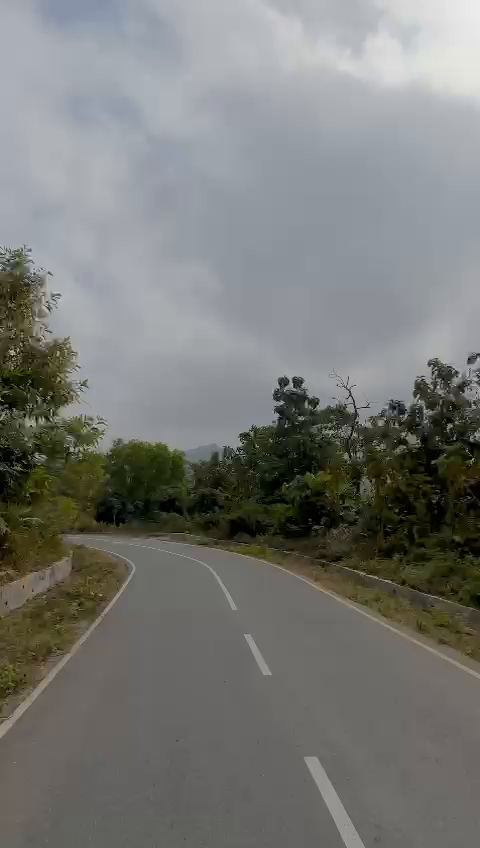
#> input picture frame 120 of latest.mp4, 480 x 848 px, given in place of xyz.mp4, which was not available
$ jupyter execute 'Main Code.ipynb'   (older library calls are emulated)   (text cells are left out)
#> lines starting #> are read from the running program, lines starting #| are printed output that depends on the picture; after the words box and inside, x2 and y2 are one past the last pixel; in counts of white or black regions, pixels touching at a corner belong together; pictures that were not available may be replaced by others from this repository, and a replacement may not be noted
### utlis.py
import cv2
import numpy as np

def thresholding(img):
    imgHsv=cv2.cvtColor(img,cv2.COLOR_BGR2HSV)
    lowergray=np.array([0,0,110])
    uppergray=np.array([29,61,210])
    maskwhite=cv2.inRange(imgHsv,lowergray,uppergray)
    return maskwhite

def warpimg(img,points,w,h,inv=False):
    pts1=np.float32(points)
    pts2=np.float32([[0,0],[w,0],[0,h],[w,h]])
    if inv:
        matrix=cv2.getPerspectiveTransform(pts2,pts1)
    else:
        matrix=cv2.getPerspectiveTransform(pts1,pts2)
    imgwarp=cv2.warpPerspective(img,matrix,(w,h))
    return imgwarp

def nothing(a):
    pass

def initializeTrackbars(initialTracebarVals,wT=480,hT=240):
    cv2.namedWindow("Trackbars")
    cv2.resizeWindow("Trackbars",360,240)
    cv2.createTrackbar("Width Top","Trackbars",initialTracebarVals[0],wT//2,nothing)
    cv2.createTrackbar("Height Top","Trackbars",initialTracebarVals[1],hT,nothing)
    cv2.createTrackbar("Width Bottom","Trackbars",initialTracebarVals[2],wT//2,nothing)
    cv2.createTrackbar("Height Bottom","Trackbars",initialTracebarVals[3],hT,nothing)

def valTrackbars(wT=480,hT=240):
    widthTop=cv2.getTrackbarPos("Width Top","Trackbars")
    heightTop=cv2.getTrackbarPos("Height Top","Trackbars")
    widthBottom=cv2.getTrackbarPos("Width Bottom","Trackbars")
    heightBottom=cv2.getTrackbarPos("Height Bottom","Trackbars")
    points=np.float32([(widthTop,heightTop),(wT-widthTop,heightTop),(widthBottom,heightBottom),(wT-widthBottom,heightBottom)])
    return points

def drawPoints(img,points):
    for x in range(4):
        cv2.circle(img,(int(points[x][0]),int(points[x][1])),15,(0,0,255),cv2.FILLED)
    return img

def getHistogram(img,minPer=0.1,display=False,region=1):
    if region==1:
        histValues=np.sum(img,axis=0)
    else:
                histValues=np.sum(img[img.shape[0]//region:,:],axis=0)

    maxValue=np.max(histValues)
    minValue=minPer*maxValue
    indexArray=np.where(histValues>=minValue)
    basepoint=int(np.average(indexArray))
    if display:
        imghist=np.zeros((img.shape[0],img.shape[1],3),np.uint8)
        for x,intensity in enumerate(histValues):
            cv2.line(imghist,(x,img.shape[0]),(x,img.shape[0]-intensity//255//region),(255,0,255),1)
            cv2.circle(imghist,(basepoint,img.shape[0]),20,(0,255,255),cv2.FILLED)
        return basepoint,imghist

    return basepoint

# [30 lines left out: function stackImages, not called in this run]

### Main Code.ipynb
[cell 1]
import cv2
import numpy as np
import utlis
from scipy.misc import ascent

curveList = []
avgVal = 10

def getLaneCurve(img, display=2):
    imgcopy = img.copy()
    imgResult = img.copy()
    ###step1

    imgThres = utlis.thresholding(img)
    ###step2
    hT, wT, c = img.shape
    points = utlis.valTrackbars()
    imgwarp = utlis.warpimg(imgThres, points, wT, hT)
    imgwarppoints = utlis.drawPoints(imgcopy, points)
    ###step 3
    middlepoint, imghist = utlis.getHistogram(imgwarp, display=True, minPer=0.5, region=4)
    curveAveragepoint, imghist = utlis.getHistogram(imgwarp, display=True, minPer=0.9)
    curveRaw = curveAveragepoint - middlepoint
    ###Step 4
    curveList.append(curveRaw)
    if len(curveList) > avgVal:
        curveList.pop(0)
    curve = int(sum(curveList) / len(curveList))
    ###step 5
    if display != 0:
       imgInvWarp = utlis.warpimg(imgwarp, points, wT, hT, inv=True)
       imgInvWarp = cv2.cvtColor(imgInvWarp, cv2.COLOR_GRAY2BGR)
       imgInvWarp[0:hT//3, 0:wT] = 0, 0, 0
       imgLaneColor = np.zeros_like(img)
       imgLaneColor[:] = 0, 255, 0
       imgLaneColor = cv2.bitwise_and(imgInvWarp, imgLaneColor)
       imgResult = cv2.addWeighted(imgResult, 1, imgLaneColor, 1, 0)
       midY = 450
       cv2.putText(imgResult, str(curve), (wT//2-80, 85), cv2.FONT_HERSHEY_COMPLEX, 2, (255, 0, 255), 3)
       cv2.line(imgResult, (wT//2, midY), (wT//2 + (curve * 3), midY), (255, 0, 255), 5)
       cv2.line(imgResult, ((wT // 2 + (curve * 3)), midY - 25), (wT // 2 + (curve * 3), midY + 25), (0, 255, 0), 5)
       for x in range(-30, 30):
           w = wT // 20
           cv2.line(imgResult, (w * x + int(curve // 50), midY - 10),
                    (w * x + int(curve // 50), midY + 10), (0, 0, 255), 2)

       #timer = cv2.getTickCount()  # Initialize timer here
       #fps = cv2.getTickFrequency() / (cv2.getTickCount() - timer)
       #cv2.putText(imgResult, 'FPS ' + str(int(fps)), (20, 40), cv2.FONT_HERSHEY_SIMPLEX, 1, (230, 50, 50), 3)

    if display == 2:
       imgStacked = utlis.stackImages(0.7, ([img, imgwarppoints, imgwarp],
                                           [imghist, imgLaneColor, imgResult]))
       cv2.imshow('ImageStack', imgStacked)
    elif display == 1:
       cv2.imshow('Result', imgResult)

    ##Normalization
    curve = curve / 100
    if curve > 1: curve = 1
    if curve < -1: curve = -1

    cv2.imshow('img', imgThres)
    cv2.imshow('warp', imgwarp)
    cv2.imshow('warp points', imgwarppoints)
    cv2.imshow('Histogram', imghist)

    return curve

if __name__ == '__main__':
    cap = cv2.VideoCapture(r'xyz.mp4')
    initialTrackBarVals = [171, 67, 48, 169]
    utlis.initializeTrackbars(initialTrackBarVals)
    if not cap.isOpened():
        print("Error: Could not open video file.")
        exit()
    frameCounter = 0

    while True:
        frameCounter += 1
        if cap.get(cv2.CAP_PROP_FRAME_COUNT) == frameCounter:
            cap.set(cv2.CAP_PROP_POS_FRAMES, 0)
            frameCounter = 0
        success, img = cap.read()
#> img is the input picture: shape (848, 480, 3); mean B, G, R 117.4, 120.9, 119.8

        if not success:
            print("Error: Failed to read frame.")
            break

        img = cv2.resize(img, (480, 240))
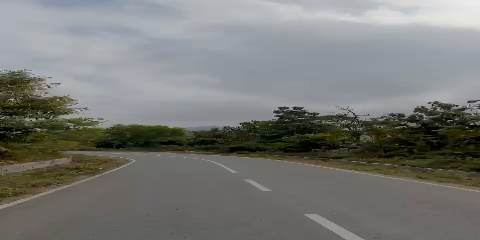
#> img: shape (240, 480, 3); mean B, G, R 117.4, 120.9, 119.7
        curve = getLaneCurve(img, display=1)
#> in thresholding, `imgHsv=cv2.cvtColor(img,cv2.COLOR_BGR2HSV)`: imgHsv: shape (240, 480, 3); mean H, S, V 61.8, 42.6, 125
#> in thresholding, `maskwhite=cv2.inRange(imgHsv,lowergray,uppergray)`:
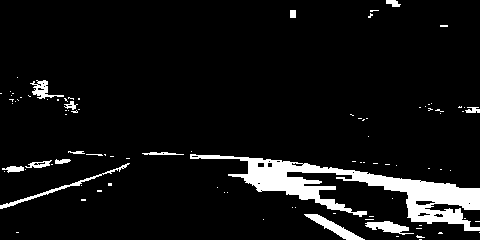
#> maskwhite: shape (240, 480); 7.2% white; 94 white regions (79 under 20 px), largest, box (x1, y1, x2, y2) and area: (190, 154, 480, 231) 5973, (304, 214, 365, 240) 449, (0, 163, 130, 209) 387
#> in warpimg, `imgwarp=cv2.warpPerspective(img,matrix,(w,h))`:
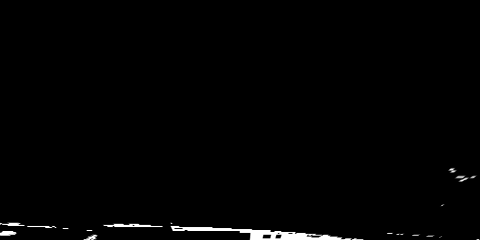
#> imgwarp: shape (240, 480); min 0, max 255, mean 2.8
#> after the loop in drawPoints, `for x in range(4):`:
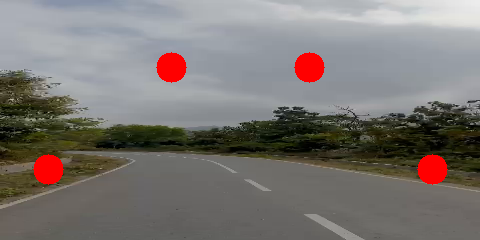
#> img: shape (240, 480, 3); mean B, G, R 114.9, 118.1, 123.3
#> in getHistogram, `histValues=np.sum(img[img.shape[0]//region:,:],axis=0)`: histValues = 480 values, max 2766 at index 251, min 0 at index 58, mean 674.5
#> in getHistogram, `maxValue=np.max(histValues)`: maxValue = 2766
#> in getHistogram, `minValue=minPer*maxValue`: minValue = 1383
#> in getHistogram, `basepoint=int(np.average(indexArray))`: basepoint = 229
#> the loop in getHistogram, `for x,intensity in enumerate(histValues):` made 480 passes
#> intensity on passes 1 to 3: 1131, 1059, 1320
#> the loop in getHistogram (call 2), `for x,intensity in enumerate(histValues):` made 480 passes
#> in getLaneCurve, `curveAveragepoint, imghist = utlis.getHistogram(imgwarp, display=True,..`: curveAveragepoint = 256
#> in getLaneCurve, `curveRaw = curveAveragepoint - middlepoint`: curveRaw = 27
#> call 2 of warpimg, with points = array of shape (4, 2), w = 480, h = 240, inv = True
#> in warpimg (call 2), `matrix=cv2.getPerspectiveTransform(pts2,pts1)`: matrix = [[0.288, -0.641, 171], [6.45e-17, -0.0261, 67], [9.63e-19, -0.00267, 1]]
#> in warpimg (call 2), `imgwarp=cv2.warpPerspective(img,matrix,(w,h))`:
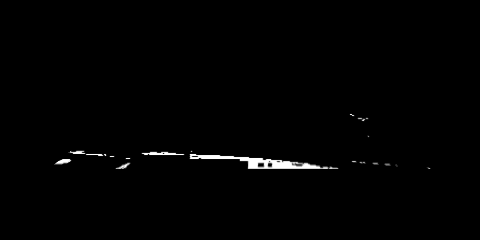
#> imgwarp: shape (240, 480); min 0, max 255, mean 2.2
#> in getLaneCurve, `cv2.putText(imgResult, str(curve), (wT//2-80, 85), cv2.FONT_HERSHEY_CO..`:
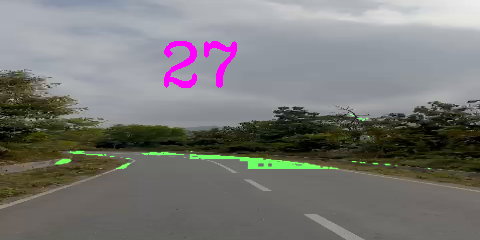
#> imgResult: shape (240, 480, 3); mean B, G, R 118.3, 120.6, 120.8
#> in getLaneCurve, `curve = curve / 100`: curve = 0.27
#> curve = 0.27

        cv2.imshow('Vid', img)

        if cv2.waitKey(1) & 0xFF == ord('q'):
#> (key q is pressed here)
            break

    cap.release()
    cv2.destroyAllWindows()

[cell 2]
import cv2
import numpy as np
framewidth=640
frameheight=480
cap=cv2.VideoCapture(r'xyz.mp4')
cap.set(3,framewidth)
cap.set(4,frameheight)
def empty(a):
    pass

cv2.namedWindow("hsv")
cv2.resizeWindow("hsv",640,240)
cv2.createTrackbar("hue min","hsv",0,179,empty)
cv2.createTrackbar("hue max","hsv",179,179,empty)
cv2.createTrackbar("sat min","hsv",0,255,empty)
cv2.createTrackbar("sat max","hsv",255,255,empty)
cv2.createTrackbar("value min","hsv",0,255,empty)
cv2.createTrackbar("value max","hsv",255,255,empty)

frameCounter=0
while True:
    frameCounter+=1
    if cap.get(cv2.CAP_PROP_FRAME_COUNT)==frameCounter:
         cap.set(cv2.CAP_PROP_POS_FRAMES,0)
         frameCounter=0

    _,img=cap.read()

    imghsv=cv2.cvtColor(img,cv2.COLOR_BGR2HSV)
#> imghsv: shape (848, 480, 3); mean H, S, V 61.8, 42.8, 125.1

    hmin=cv2.getTrackbarPos("hue min","hsv")
#> hmin = 0
    hmax=cv2.getTrackbarPos("hue max","hsv")
#> hmax = 179
    smin=cv2.getTrackbarPos("sat min","hsv")
#> smin = 0
    smax=cv2.getTrackbarPos("sat max","hsv")
#> smax = 255
    vmin=cv2.getTrackbarPos("value min","hsv")
#> vmin = 0
    vmax=cv2.getTrackbarPos("value max","hsv")
#> vmax = 255

    lower=np.array([hmin,smin,vmin])
#> lower = [0, 0, 0]
    upper=np.array([hmax,smax,vmax])
#> upper = [179, 255, 255]
    mask=cv2.inRange(imghsv,lower,upper)
#> mask: shape (848, 480); every value is 255
    result=cv2.bitwise_and(img,img,mask=mask)
    mask=cv2.cvtColor(mask,cv2.COLOR_GRAY2BGR)
#> mask: shape (848, 480, 3); every value is 255
    hstack=np.hstack([result])

    #cv2.imshow("result",result)
    #cv2.imshow('hsv color space',imghsv)
    cv2.imshow("horizontal stack",hstack)

    if cv2.waitKey(1) & 0xFF == ord('q'):
#> (key q is pressed here)
            break

cap.release()
cv2.destroyAllWindows()

$ run again, starting later in the video
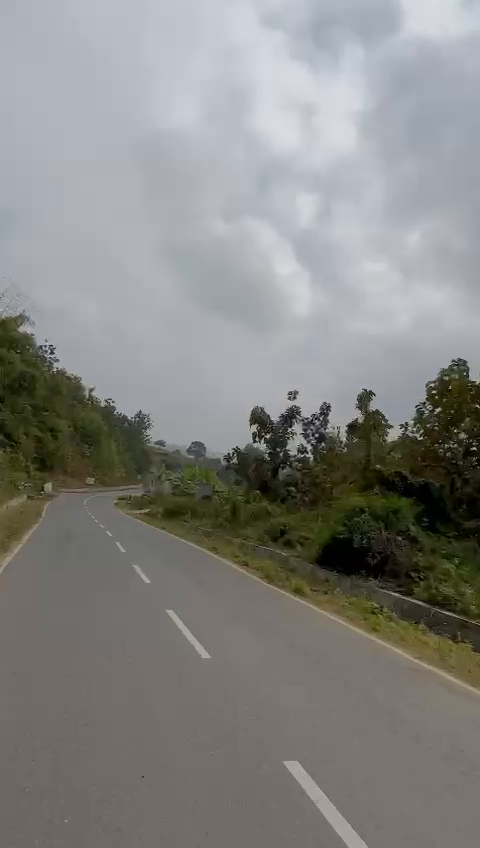
#> input picture frame 543 of latest.mp4, 480 x 848 px, given in place of xyz.mp4, which was not available
#> img is the input picture: shape (848, 480, 3); mean B, G, R 129.9, 133.3, 132.7
#> imgHsv: shape (240, 480, 3); mean H, S, V 63, 40, 138.2
#> maskwhite: shape (240, 480); 28.8% white; 85 white regions (78 under 20 px), largest, box (x1, y1, x2, y2) and area: (0, 142, 480, 240) 32412, (82, 139, 127, 150) 238, (286, 111, 304, 123) 65
#> histValues = 480 values, max 4950 at index 48, min 0 at index 306, mean 1915.8
#> maxValue = 4950
#> minValue = 2475
#> basepoint = 139
#> the loop in getHistogram, `for x,intensity in enumerate(histValues):` made 480 passes
#> intensity on passes 1 to 3: 1948, 1872, 1899
#> minValue = 4455
#> indexArray = ([44, 45, 46, 47, 48, 49],)
#> basepoint = 46
#> the loop in getHistogram (call 2), `for x,intensity in enumerate(histValues):` made 480 passes
#> after the loop in getHistogram (call 2), `for x,intensity in enumerate(histValues):`:
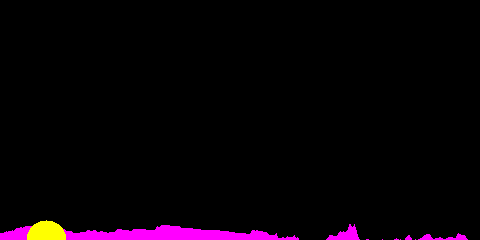
#> imghist: shape (240, 480, 3); mean of channels 0, 1, 2 6.4, 1.3, 7.7; drawn as B, G, R
#> curveRaw = -93
#> in getLaneCurve, `cv2.putText(imgResult, str(curve), (wT//2-80, 85), cv2.FONT_HERSHEY_CO..`:
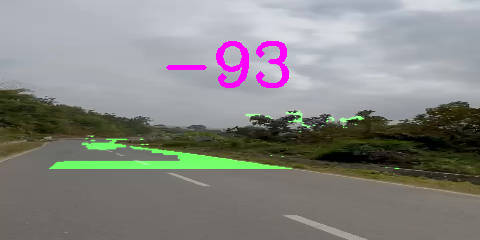
#> imgResult: shape (240, 480, 3); mean B, G, R 130.8, 134, 133.8
#> in getLaneCurve, `curve = curve / 100`: curve = -0.93
#> imghsv: shape (848, 480, 3); mean H, S, V 63, 40.2, 138.2
#> hmin = 0
#> hmax = 179
#> smin = 0
#> smax = 255
#> vmin = 0
#> vmax = 255
#> lower = [0, 0, 0]
#> upper = [179, 255, 255]

$ run again, starting later in the video
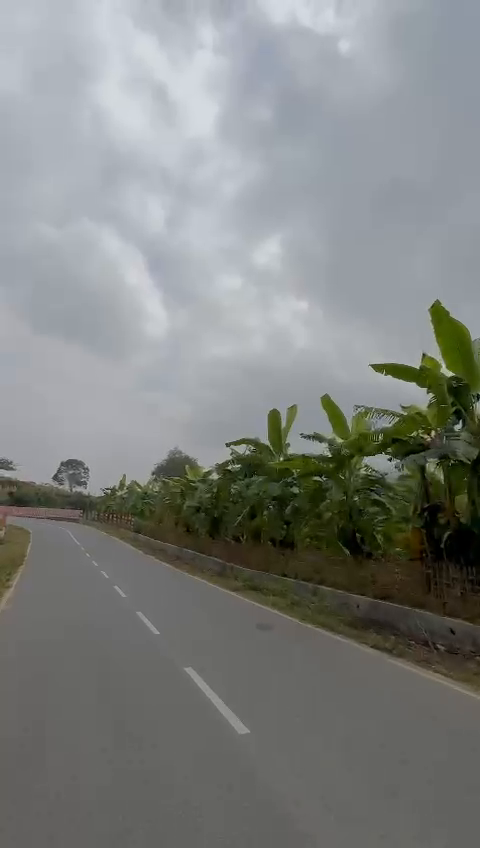
#> input picture frame 966 of latest.mp4, 480 x 848 px, given in place of xyz.mp4, which was not available
#> img is the input picture: shape (848, 480, 3); mean B, G, R 128.2, 130.5, 127.6
#> imgHsv: shape (240, 480, 3); mean H, S, V 68.1, 37.2, 134.5
#> in thresholding, `maskwhite=cv2.inRange(imgHsv,lowergray,uppergray)`:
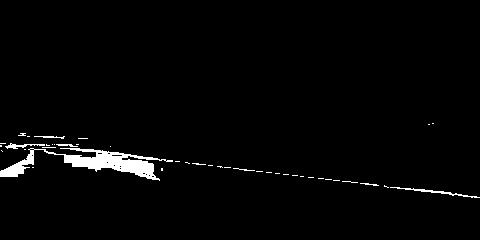
#> maskwhite: shape (240, 480); 2.2% white; 42 white regions (35 under 20 px), largest, box (x1, y1, x2, y2) and area: (0, 148, 173, 181) 1890, (390, 187, 480, 198) 167, (5, 143, 45, 149) 96
#> histValues = 480 values, max 4586 at index 50, min 0 at index 152, mean 849.9
#> maxValue = 4586
#> minValue = 2293
#> basepoint = 62
#> the loop in getHistogram, `for x,intensity in enumerate(histValues):` made 480 passes
#> intensity on passes 1 to 3: 1856, 1823, 1844
#> the loop in getHistogram (call 2), `for x,intensity in enumerate(histValues):` made 480 passes
#> curveAveragepoint = 51
#> curveRaw = -11
#> in getLaneCurve, `cv2.putText(imgResult, str(curve), (wT//2-80, 85), cv2.FONT_HERSHEY_CO..`:
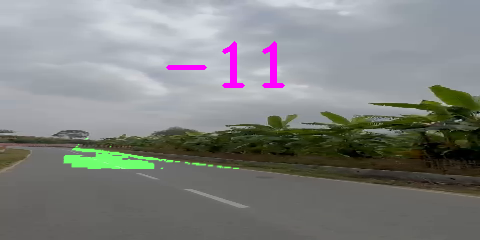
#> imgResult: shape (240, 480, 3); mean B, G, R 128.7, 130.5, 128.2
#> in getLaneCurve, `curve = curve / 100`: curve = -0.11
#> imghsv: shape (848, 480, 3); mean H, S, V 68.1, 37.2, 134.6
#> hmin = 0
#> hmax = 179
#> smin = 0
#> smax = 255
#> vmin = 0
#> vmax = 255
#> lower = [0, 0, 0]
#> upper = [179, 255, 255]
